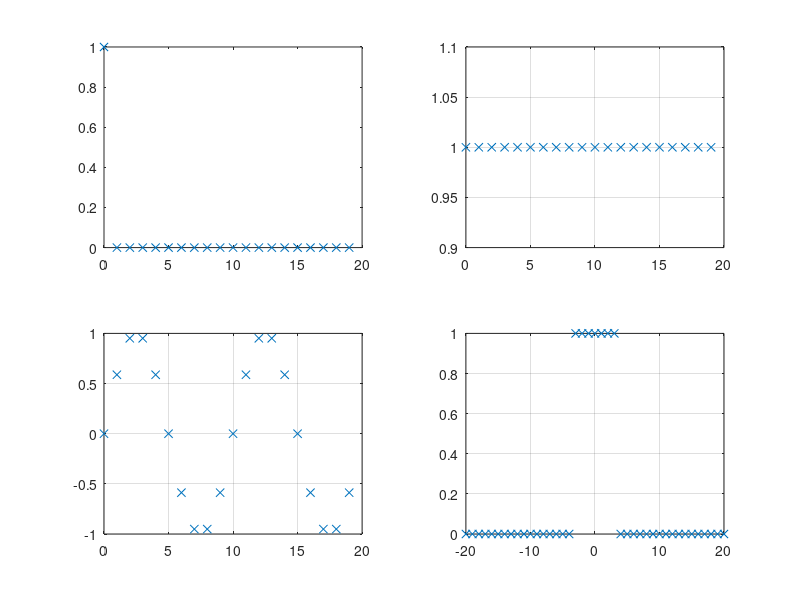

Source code (MATLAB):
%bacic fct.m
N=20; mtime=[0:N-1];
impuls = eye(1,N);   %unit pulse
untstep=ones(1,N);   %unit step
f0=.1; fsin=sin(2*pi*f0*mtime)  %senosoidal
P=3; tps2=[-N:N];               %2P+1 sample rect
porteP = [zeros(1, N-P) ones(1,2*P+1) zeros(1,N-P)] ;
subplot(221); plot(mtime,impuls, 'x')
subplot(222); plot(mtime,untstep, 'x' ); grid
subplot(223); plot(mtime,fsin, 'x' ); grid
subplot(224); plot(tps2,porteP, 'x' ); grid
